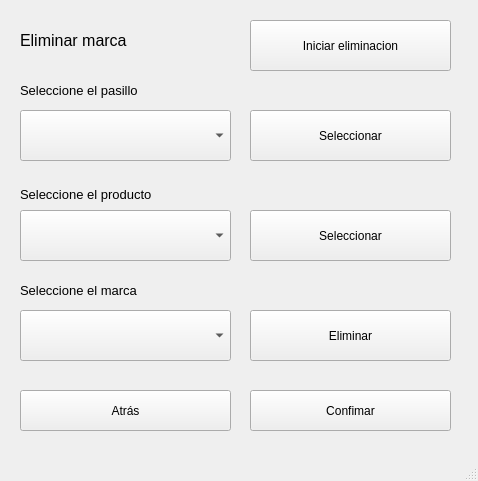
<?xml version="1.0" encoding="UTF-8"?>
<ui version="4.0">
 <class>window_delete_brand</class>
 <widget class="QMainWindow" name="window_delete_brand">
  <property name="geometry">
   <rect>
    <x>0</x>
    <y>0</y>
    <width>478</width>
    <height>481</height>
   </rect>
  </property>
  <property name="windowTitle">
   <string>MainWindow</string>
  </property>
  <widget class="QWidget" name="centralwidget">
   <widget class="QComboBox" name="halls">
    <property name="geometry">
     <rect>
      <x>20</x>
      <y>110</y>
      <width>211</width>
      <height>51</height>
     </rect>
    </property>
   </widget>
   <widget class="QLabel" name="label_2">
    <property name="geometry">
     <rect>
      <x>20</x>
      <y>80</y>
      <width>211</width>
      <height>21</height>
     </rect>
    </property>
    <property name="font">
     <font>
      <pointsize>10</pointsize>
     </font>
    </property>
    <property name="text">
     <string>Seleccione el pasillo</string>
    </property>
   </widget>
   <widget class="QPushButton" name="prodButton">
    <property name="geometry">
     <rect>
      <x>250</x>
      <y>210</y>
      <width>201</width>
      <height>51</height>
     </rect>
    </property>
    <property name="text">
     <string>Seleccionar</string>
    </property>
   </widget>
   <widget class="QPushButton" name="pasilloButton">
    <property name="geometry">
     <rect>
      <x>250</x>
      <y>110</y>
      <width>201</width>
      <height>51</height>
     </rect>
    </property>
    <property name="text">
     <string>Seleccionar</string>
    </property>
   </widget>
   <widget class="QLabel" name="label_3">
    <property name="geometry">
     <rect>
      <x>20</x>
      <y>179</y>
      <width>211</width>
      <height>31</height>
     </rect>
    </property>
    <property name="font">
     <font>
      <pointsize>10</pointsize>
     </font>
    </property>
    <property name="text">
     <string>Seleccione el producto</string>
    </property>
   </widget>
   <widget class="QComboBox" name="prods">
    <property name="geometry">
     <rect>
      <x>20</x>
      <y>210</y>
      <width>211</width>
      <height>51</height>
     </rect>
    </property>
   </widget>
   <widget class="QPushButton" name="save">
    <property name="geometry">
     <rect>
      <x>250</x>
      <y>390</y>
      <width>201</width>
      <height>41</height>
     </rect>
    </property>
    <property name="text">
     <string>Confimar</string>
    </property>
   </widget>
   <widget class="QPushButton" name="back">
    <property name="geometry">
     <rect>
      <x>20</x>
      <y>390</y>
      <width>211</width>
      <height>41</height>
     </rect>
    </property>
    <property name="text">
     <string>Atrás</string>
    </property>
   </widget>
   <widget class="QLabel" name="label">
    <property name="geometry">
     <rect>
      <x>20</x>
      <y>20</y>
      <width>231</width>
      <height>41</height>
     </rect>
    </property>
    <property name="font">
     <font>
      <pointsize>12</pointsize>
     </font>
    </property>
    <property name="text">
     <string>Eliminar marca</string>
    </property>
   </widget>
   <widget class="QLabel" name="label_4">
    <property name="geometry">
     <rect>
      <x>20</x>
      <y>280</y>
      <width>211</width>
      <height>21</height>
     </rect>
    </property>
    <property name="font">
     <font>
      <pointsize>10</pointsize>
     </font>
    </property>
    <property name="text">
     <string>Seleccione el marca</string>
    </property>
   </widget>
   <widget class="QComboBox" name="marca">
    <property name="geometry">
     <rect>
      <x>20</x>
      <y>310</y>
      <width>211</width>
      <height>51</height>
     </rect>
    </property>
   </widget>
   <widget class="QPushButton" name="marcaButton">
    <property name="geometry">
     <rect>
      <x>250</x>
      <y>310</y>
      <width>201</width>
      <height>51</height>
     </rect>
    </property>
    <property name="text">
     <string>Eliminar</string>
    </property>
   </widget>
   <widget class="QPushButton" name="start">
    <property name="geometry">
     <rect>
      <x>250</x>
      <y>20</y>
      <width>201</width>
      <height>51</height>
     </rect>
    </property>
    <property name="text">
     <string>Iniciar eliminacion</string>
    </property>
   </widget>
  </widget>
  <widget class="QMenuBar" name="menubar">
   <property name="geometry">
    <rect>
     <x>0</x>
     <y>0</y>
     <width>478</width>
     <height>17</height>
    </rect>
   </property>
  </widget>
  <widget class="QStatusBar" name="statusbar"/>
 </widget>
 <resources/>
 <connections/>
</ui>
